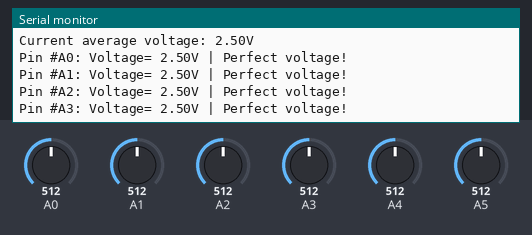
Recording of a sketch running on a simulated Arduino Uno, built with avr-gcc and run on an emulated ATmega328P. On the bench: the last lines printed to the serial monitor. The test bench sets the inputs (shaded band); at power-on: A3 = 512, A0 = 512, A1 = 512, A2 = 512, A4 = 512, A5 = 512.

Above: at 11.5 s.
11.6 s: A3 set to 378
At 16.0 s:
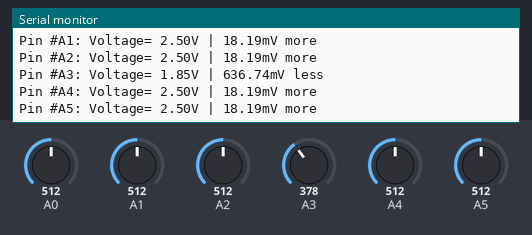
16.2 s: A3 set to 362
At 16.9 s:
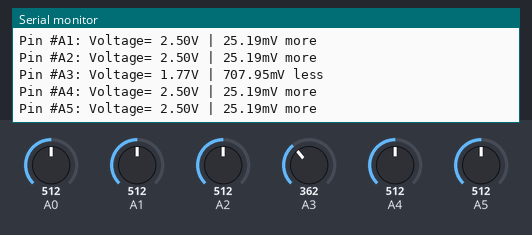
Timing chart, 0 to 19.2 s (numbered marks = the images above; inputs shaded):
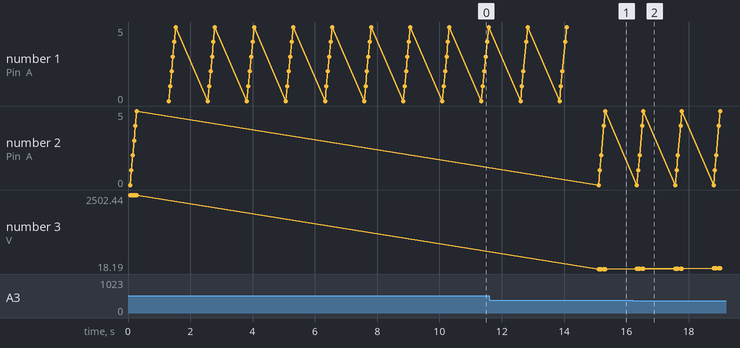

Measured:
- after the input at 11.6 s, the serial monitor: prints a new line after 1.1 s (image 1)
- after the input at 16.2 s, the serial monitor: prints a new line after 0.26 s (image 2)
- plotted number 3: 2502.44 → 18.19 after the input at 11.6 s, 18.19 → 52.14 after the input at 16.2 s

The sketch:

average-voltage-calc.ino
```cpp
/*
Average analog pin voltage calculator for Arduino Uno.


This sketch calculates the average voltage on analog pins of an Arduino Uno.
As soon as the serial monitor starts, the arduino keeps taking readings from the analog pins.
It calculates the average voltage and reports the data to the serial monitor every second.
The accuracy of the average voltage data increases as the arduino receives more readings in each loop.
Within about 20 loops, the data becomes as much as 95% accurate.

Component: Potentiometer/voltage source as input in analog pins.


Created: 12 June, 2018
By Muhammad Arifur Rahman

*/


int loopNum; //declaring average voltage calculation variables
double avgVol,volSum;

void setup() {
for(int apin=A0;apin<=A5;apin++) //there are six(6) analog pins in arduino uno
pinMode(apin,INPUT); //initializing to read voltage from analog pins

loopNum=1;
avgVol=volSum=0;

Serial.begin(9600); //define the serial data transmission rate
if(Serial) //check if serial monitor is ready
Serial.println("Arduino is live!");
}

void loop() {
Serial.print("Reading #");
Serial.println(loopNum);
Serial.print("Current average voltage: ");


Serial.print(avgVol);
Serial.println("V");

for(int apin=A0;apin<=A5;apin++)
{
double apinVol=analogRead(apin);
apinVol*=5; apinVol/=1023;  //conversion of the voltage to the standard

Serial.print("Pin #A");
Serial.print(apin-A0);
Serial.print(": Voltage= ");
Serial.print(apinVol);
Serial.print("V | ");

if(fabs(apinVol-avgVol)>0.01) //check further if the voltage difference is more than 10mV
{
Serial.print(fabs((apinVol-avgVol))*1000);

if(apinVol>avgVol)
Serial.println("mV more");
else if(apinVol<avgVol)
Serial.println("mV less");
}

else
Serial.println("Perfect voltage!");

volSum+=apinVol;
}


avgVol=volSum/(6.0*(double)loopNum);
loopNum++;
Serial.println("");
delay(1000); //reading interval, change it for faster/slower data reading
}
```
